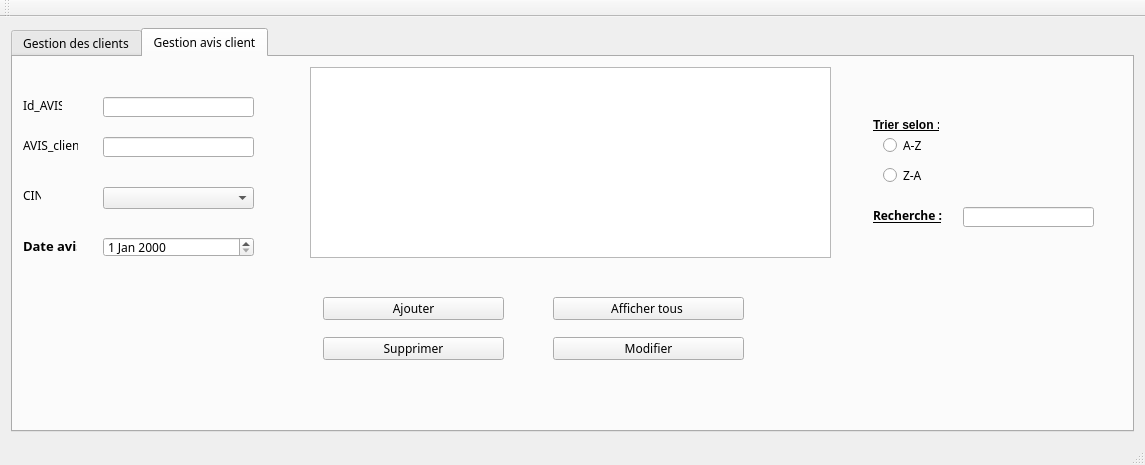
<?xml version="1.0" encoding="UTF-8"?>
<ui version="4.0">
 <class>MainWindow</class>
 <widget class="QMainWindow" name="MainWindow">
  <property name="geometry">
   <rect>
    <x>0</x>
    <y>0</y>
    <width>1145</width>
    <height>465</height>
   </rect>
  </property>
  <property name="font">
   <font>
    <family>Urdu Typesetting</family>
   </font>
  </property>
  <property name="windowTitle">
   <string>location de voiture </string>
  </property>
  <property name="styleSheet">
   <string notr="true"/>
  </property>
  <widget class="QWidget" name="centralWidget">
   <layout class="QVBoxLayout" name="verticalLayout_2">
    <item>
     <widget class="QTabWidget" name="tabWidget_2">
      <property name="styleSheet">
       <string notr="true"/>
      </property>
      <property name="currentIndex">
       <number>1</number>
      </property>
      <widget class="QWidget" name="tab_4">
       <attribute name="title">
        <string>Gestion des clients</string>
       </attribute>
       <widget class="QPushButton" name="pushButton_4">
        <property name="geometry">
         <rect>
          <x>200</x>
          <y>180</y>
          <width>91</width>
          <height>23</height>
         </rect>
        </property>
        <property name="text">
         <string>modif image</string>
        </property>
       </widget>
       <widget class="QLabel" name="label_2">
        <property name="geometry">
         <rect>
          <x>10</x>
          <y>66</y>
          <width>24</width>
          <height>16</height>
         </rect>
        </property>
        <property name="text">
         <string>NOM</string>
        </property>
       </widget>
       <widget class="QLineEdit" name="lineEdit_adress_client">
        <property name="geometry">
         <rect>
          <x>59</x>
          <y>168</y>
          <width>116</width>
          <height>20</height>
         </rect>
        </property>
       </widget>
       <widget class="QLineEdit" name="lineEdit_PRENOM">
        <property name="geometry">
         <rect>
          <x>59</x>
          <y>92</y>
          <width>116</width>
          <height>20</height>
         </rect>
        </property>
       </widget>
       <widget class="QLineEdit" name="lineEdit_CIN">
        <property name="geometry">
         <rect>
          <x>59</x>
          <y>40</y>
          <width>116</width>
          <height>20</height>
         </rect>
        </property>
       </widget>
       <widget class="QLabel" name="label_12">
        <property name="geometry">
         <rect>
          <x>10</x>
          <y>168</y>
          <width>38</width>
          <height>16</height>
         </rect>
        </property>
        <property name="text">
         <string>Adresse</string>
        </property>
       </widget>
       <widget class="QPushButton" name="pushButton_6">
        <property name="geometry">
         <rect>
          <x>450</x>
          <y>220</y>
          <width>181</width>
          <height>23</height>
         </rect>
        </property>
        <property name="text">
         <string>Statistique</string>
        </property>
       </widget>
       <widget class="QLabel" name="label_17">
        <property name="geometry">
         <rect>
          <x>700</x>
          <y>10</y>
          <width>71</width>
          <height>21</height>
         </rect>
        </property>
        <property name="font">
         <font>
          <family>MS Shell Dlg 2</family>
          <weight>75</weight>
          <bold>true</bold>
          <underline>true</underline>
         </font>
        </property>
        <property name="text">
         <string>Trier selon :</string>
        </property>
       </widget>
       <widget class="QLabel" name="label_3">
        <property name="geometry">
         <rect>
          <x>10</x>
          <y>92</y>
          <width>43</width>
          <height>16</height>
         </rect>
        </property>
        <property name="text">
         <string>PRENOM</string>
        </property>
       </widget>
       <widget class="QLabel" name="chemin">
        <property name="geometry">
         <rect>
          <x>60</x>
          <y>300</y>
          <width>231</width>
          <height>21</height>
         </rect>
        </property>
        <property name="text">
         <string/>
        </property>
       </widget>
       <widget class="QLabel" name="label_11">
        <property name="geometry">
         <rect>
          <x>10</x>
          <y>144</y>
          <width>27</width>
          <height>16</height>
         </rect>
        </property>
        <property name="text">
         <string>Date </string>
        </property>
       </widget>
       <widget class="QRadioButton" name="radioButton_3">
        <property name="geometry">
         <rect>
          <x>700</x>
          <y>40</y>
          <width>83</width>
          <height>18</height>
         </rect>
        </property>
        <property name="text">
         <string>A-Z</string>
        </property>
       </widget>
       <widget class="QPushButton" name="pushButton_3">
        <property name="geometry">
         <rect>
          <x>200</x>
          <y>220</y>
          <width>91</width>
          <height>23</height>
         </rect>
        </property>
        <property name="text">
         <string>capture</string>
        </property>
       </widget>
       <widget class="QLineEdit" name="lineEdit_recherche">
        <property name="geometry">
         <rect>
          <x>450</x>
          <y>280</y>
          <width>181</width>
          <height>20</height>
         </rect>
        </property>
       </widget>
       <widget class="QPushButton" name="pb_supprimer">
        <property name="geometry">
         <rect>
          <x>310</x>
          <y>220</y>
          <width>121</width>
          <height>23</height>
         </rect>
        </property>
        <property name="text">
         <string>Supprimer</string>
        </property>
       </widget>
       <widget class="QLineEdit" name="lineEdit_NOM">
        <property name="geometry">
         <rect>
          <x>59</x>
          <y>66</y>
          <width>116</width>
          <height>20</height>
         </rect>
        </property>
       </widget>
       <widget class="QPushButton" name="pushButton_5">
        <property name="geometry">
         <rect>
          <x>450</x>
          <y>180</y>
          <width>75</width>
          <height>23</height>
         </rect>
        </property>
        <property name="text">
         <string>Choix</string>
        </property>
       </widget>
       <widget class="QLabel" name="label_15">
        <property name="geometry">
         <rect>
          <x>10</x>
          <y>240</y>
          <width>41</width>
          <height>16</height>
         </rect>
        </property>
        <property name="text">
         <string>image</string>
        </property>
       </widget>
       <widget class="QPushButton" name="ajouter">
        <property name="enabled">
         <bool>true</bool>
        </property>
        <property name="geometry">
         <rect>
          <x>310</x>
          <y>180</y>
          <width>121</width>
          <height>23</height>
         </rect>
        </property>
        <property name="text">
         <string>Ajouter</string>
        </property>
       </widget>
       <widget class="QTableView" name="tabetudiant">
        <property name="geometry">
         <rect>
          <x>200</x>
          <y>10</y>
          <width>431</width>
          <height>151</height>
         </rect>
        </property>
       </widget>
       <widget class="QLabel" name="label_10">
        <property name="geometry">
         <rect>
          <x>10</x>
          <y>118</y>
          <width>27</width>
          <height>16</height>
         </rect>
        </property>
        <property name="text">
         <string>Email</string>
        </property>
       </widget>
       <widget class="QLabel" name="photo">
        <property name="geometry">
         <rect>
          <x>60</x>
          <y>240</y>
          <width>111</width>
          <height>91</height>
         </rect>
        </property>
        <property name="frameShape">
         <enum>QFrame::Box</enum>
        </property>
       </widget>
       <widget class="QPushButton" name="pb_ajouter_3">
        <property name="geometry">
         <rect>
          <x>310</x>
          <y>260</y>
          <width>121</width>
          <height>23</height>
         </rect>
        </property>
        <property name="text">
         <string>Modifier</string>
        </property>
       </widget>
       <widget class="QLineEdit" name="lineEdit_Email_client">
        <property name="geometry">
         <rect>
          <x>59</x>
          <y>118</y>
          <width>116</width>
          <height>20</height>
         </rect>
        </property>
       </widget>
       <widget class="QLabel" name="label">
        <property name="geometry">
         <rect>
          <x>10</x>
          <y>40</y>
          <width>22</width>
          <height>18</height>
         </rect>
        </property>
        <property name="font">
         <font>
          <family>Segoe UI Semibold</family>
          <pointsize>10</pointsize>
          <weight>75</weight>
          <bold>true</bold>
          <underline>false</underline>
         </font>
        </property>
        <property name="text">
         <string>CIN</string>
        </property>
       </widget>
       <widget class="QDateEdit" name="dateEdit_ajout_client">
        <property name="geometry">
         <rect>
          <x>57</x>
          <y>144</y>
          <width>111</width>
          <height>20</height>
         </rect>
        </property>
       </widget>
       <widget class="QRadioButton" name="radioButton_4">
        <property name="geometry">
         <rect>
          <x>700</x>
          <y>70</y>
          <width>83</width>
          <height>18</height>
         </rect>
        </property>
        <property name="text">
         <string>Z-A</string>
        </property>
       </widget>
       <widget class="QComboBox" name="listeclient">
        <property name="geometry">
         <rect>
          <x>540</x>
          <y>180</y>
          <width>91</width>
          <height>22</height>
         </rect>
        </property>
       </widget>
       <widget class="QPushButton" name="pushButton_2">
        <property name="geometry">
         <rect>
          <x>200</x>
          <y>260</y>
          <width>91</width>
          <height>21</height>
         </rect>
        </property>
        <property name="font">
         <font>
          <pointsize>9</pointsize>
          <weight>50</weight>
          <bold>false</bold>
         </font>
        </property>
        <property name="styleSheet">
         <string notr="true">QPushButton:hover
{
color :black;
}</string>
        </property>
        <property name="text">
         <string>ajouter image </string>
        </property>
       </widget>
       <widget class="QPushButton" name="pushButton_7">
        <property name="geometry">
         <rect>
          <x>700</x>
          <y>130</y>
          <width>151</width>
          <height>23</height>
         </rect>
        </property>
        <property name="text">
         <string>Ouvrir historique</string>
        </property>
       </widget>
       <widget class="QPushButton" name="pushButton_8">
        <property name="geometry">
         <rect>
          <x>940</x>
          <y>130</y>
          <width>131</width>
          <height>23</height>
         </rect>
        </property>
        <property name="text">
         <string>imprimer</string>
        </property>
       </widget>
       <widget class="QTextBrowser" name="textBrowser">
        <property name="geometry">
         <rect>
          <x>640</x>
          <y>170</y>
          <width>461</width>
          <height>171</height>
         </rect>
        </property>
       </widget>
       <widget class="QRadioButton" name="radioButton_5">
        <property name="geometry">
         <rect>
          <x>900</x>
          <y>40</y>
          <width>83</width>
          <height>18</height>
         </rect>
        </property>
        <property name="text">
         <string>id ↑ </string>
        </property>
       </widget>
       <widget class="QRadioButton" name="radioButton_6">
        <property name="geometry">
         <rect>
          <x>790</x>
          <y>70</y>
          <width>83</width>
          <height>18</height>
         </rect>
        </property>
        <property name="text">
         <string>mail ↓</string>
        </property>
       </widget>
       <widget class="QPushButton" name="pushButton_1">
        <property name="geometry">
         <rect>
          <x>310</x>
          <y>300</y>
          <width>121</width>
          <height>23</height>
         </rect>
        </property>
        <property name="text">
         <string>Afficher tous </string>
        </property>
       </widget>
       <widget class="QRadioButton" name="radioButton_8">
        <property name="geometry">
         <rect>
          <x>780</x>
          <y>40</y>
          <width>83</width>
          <height>18</height>
         </rect>
        </property>
        <property name="text">
         <string>Mail ↑  </string>
        </property>
       </widget>
       <widget class="QRadioButton" name="radioButton_9">
        <property name="geometry">
         <rect>
          <x>890</x>
          <y>70</y>
          <width>83</width>
          <height>18</height>
         </rect>
        </property>
        <property name="text">
         <string>id ↓</string>
        </property>
       </widget>
       <widget class="QLabel" name="label_13">
        <property name="geometry">
         <rect>
          <x>10</x>
          <y>196</y>
          <width>31</width>
          <height>20</height>
         </rect>
        </property>
        <property name="text">
         <string>Age</string>
        </property>
       </widget>
       <widget class="QSpinBox" name="age">
        <property name="geometry">
         <rect>
          <x>60</x>
          <y>200</y>
          <width>111</width>
          <height>22</height>
         </rect>
        </property>
       </widget>
      </widget>
      <widget class="QWidget" name="tab_5">
       <attribute name="title">
        <string>Gestion avis client</string>
       </attribute>
       <widget class="QPushButton" name="pushButton_22">
        <property name="geometry">
         <rect>
          <x>540</x>
          <y>240</y>
          <width>191</width>
          <height>23</height>
         </rect>
        </property>
        <property name="text">
         <string>Afficher tous </string>
        </property>
       </widget>
       <widget class="QLineEdit" name="lineEdit_recherche_3">
        <property name="geometry">
         <rect>
          <x>950</x>
          <y>150</y>
          <width>131</width>
          <height>20</height>
         </rect>
        </property>
       </widget>
       <widget class="QPushButton" name="pb_ajouter_5">
        <property name="geometry">
         <rect>
          <x>310</x>
          <y>240</y>
          <width>181</width>
          <height>23</height>
         </rect>
        </property>
        <property name="text">
         <string>Ajouter</string>
        </property>
       </widget>
       <widget class="QPushButton" name="pb_ajouter_6">
        <property name="geometry">
         <rect>
          <x>540</x>
          <y>280</y>
          <width>191</width>
          <height>23</height>
         </rect>
        </property>
        <property name="text">
         <string>Modifier</string>
        </property>
       </widget>
       <widget class="QPushButton" name="pb_supprimer_2">
        <property name="geometry">
         <rect>
          <x>310</x>
          <y>280</y>
          <width>181</width>
          <height>23</height>
         </rect>
        </property>
        <property name="text">
         <string>Supprimer</string>
        </property>
       </widget>
       <widget class="QLabel" name="label_5">
        <property name="geometry">
         <rect>
          <x>10</x>
          <y>40</y>
          <width>39</width>
          <height>16</height>
         </rect>
        </property>
        <property name="text">
         <string>Id_AVIS</string>
        </property>
       </widget>
       <widget class="QLabel" name="label_6">
        <property name="geometry">
         <rect>
          <x>10</x>
          <y>80</y>
          <width>55</width>
          <height>16</height>
         </rect>
        </property>
        <property name="text">
         <string>AVIS_client</string>
        </property>
       </widget>
       <widget class="QLineEdit" name="lineEdit_Id_AVIS_3">
        <property name="geometry">
         <rect>
          <x>90</x>
          <y>40</y>
          <width>151</width>
          <height>20</height>
         </rect>
        </property>
       </widget>
       <widget class="QLineEdit" name="lineEdit_AVIS_client_2">
        <property name="geometry">
         <rect>
          <x>90</x>
          <y>80</y>
          <width>151</width>
          <height>20</height>
         </rect>
        </property>
       </widget>
       <widget class="QLabel" name="label_9">
        <property name="geometry">
         <rect>
          <x>10</x>
          <y>180</y>
          <width>54</width>
          <height>18</height>
         </rect>
        </property>
        <property name="font">
         <font>
          <family>Segoe UI Semibold</family>
          <pointsize>10</pointsize>
          <weight>75</weight>
          <bold>true</bold>
          <underline>false</underline>
         </font>
        </property>
        <property name="text">
         <string>Date avis</string>
        </property>
       </widget>
       <widget class="QDateEdit" name="dateEdit">
        <property name="geometry">
         <rect>
          <x>90</x>
          <y>180</y>
          <width>151</width>
          <height>20</height>
         </rect>
        </property>
       </widget>
       <widget class="QLabel" name="label_7">
        <property name="geometry">
         <rect>
          <x>10</x>
          <y>130</y>
          <width>18</width>
          <height>16</height>
         </rect>
        </property>
        <property name="text">
         <string>CIN</string>
        </property>
       </widget>
       <widget class="QTableView" name="tabetudiant_2">
        <property name="geometry">
         <rect>
          <x>297</x>
          <y>10</y>
          <width>521</width>
          <height>191</height>
         </rect>
        </property>
       </widget>
       <widget class="QLabel" name="label_29">
        <property name="geometry">
         <rect>
          <x>860</x>
          <y>60</y>
          <width>66</width>
          <height>16</height>
         </rect>
        </property>
        <property name="font">
         <font>
          <family>MS Shell Dlg 2</family>
          <weight>75</weight>
          <bold>true</bold>
          <underline>true</underline>
         </font>
        </property>
        <property name="text">
         <string>Trier selon :</string>
        </property>
       </widget>
       <widget class="QRadioButton" name="radioButton_17">
        <property name="geometry">
         <rect>
          <x>870</x>
          <y>110</y>
          <width>40</width>
          <height>17</height>
         </rect>
        </property>
        <property name="text">
         <string>Z-A</string>
        </property>
       </widget>
       <widget class="QRadioButton" name="radioButton_18">
        <property name="geometry">
         <rect>
          <x>870</x>
          <y>80</y>
          <width>40</width>
          <height>17</height>
         </rect>
        </property>
        <property name="text">
         <string>A-Z</string>
        </property>
       </widget>
       <widget class="QComboBox" name="comboBox_cin">
        <property name="geometry">
         <rect>
          <x>90</x>
          <y>130</y>
          <width>151</width>
          <height>22</height>
         </rect>
        </property>
       </widget>
       <widget class="QLabel" name="label_4">
        <property name="geometry">
         <rect>
          <x>860</x>
          <y>150</y>
          <width>101</width>
          <height>16</height>
         </rect>
        </property>
        <property name="font">
         <font>
          <pointsize>9</pointsize>
          <weight>75</weight>
          <bold>true</bold>
          <underline>true</underline>
         </font>
        </property>
        <property name="text">
         <string>Recherche :</string>
        </property>
       </widget>
      </widget>
     </widget>
    </item>
   </layout>
  </widget>
  <widget class="QMenuBar" name="menuBar">
   <property name="geometry">
    <rect>
     <x>0</x>
     <y>0</y>
     <width>1145</width>
     <height>22</height>
    </rect>
   </property>
  </widget>
  <widget class="QToolBar" name="mainToolBar">
   <attribute name="toolBarArea">
    <enum>TopToolBarArea</enum>
   </attribute>
   <attribute name="toolBarBreak">
    <bool>false</bool>
   </attribute>
  </widget>
  <widget class="QStatusBar" name="statusBar"/>
 </widget>
 <layoutdefault spacing="6" margin="11"/>
 <resources/>
 <connections/>
</ui>
